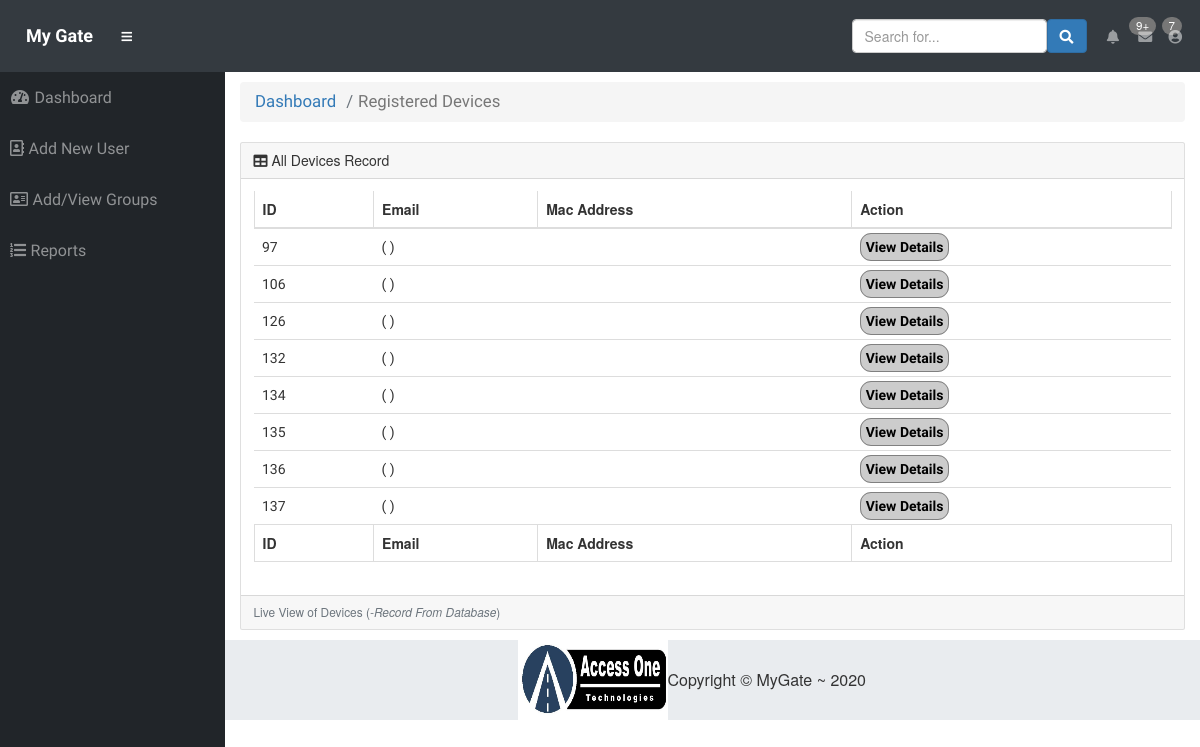
/admin/devices.php (signed in), run on an earlier commit of the app's database.
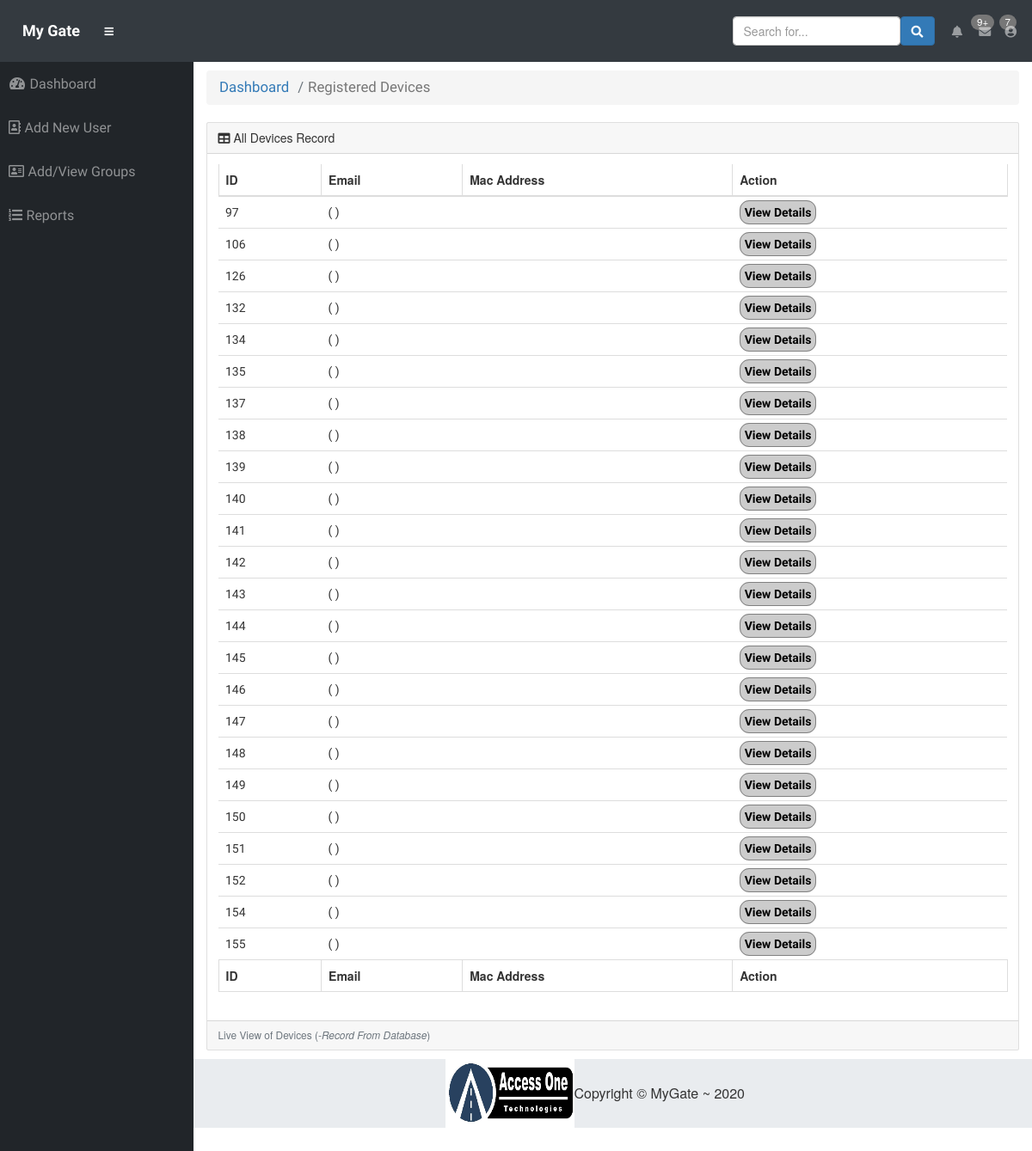
And on a later commit of the database.
### tables this page shows
CREATE TABLE `user_and_devices` (
  `id` int(10) NOT NULL,
  `device_name` varchar(30) NOT NULL,
  `timezone` int(10) NOT NULL,
  `daylight_saving` tinyint(1) NOT NULL,
  `user_id` int(30) NOT NULL,
  `parent_id` int(10) NOT NULL,
  `machine_mac` varchar(64) NOT NULL,
  `mobile_mac` varchar(20) NOT NULL,
  `device_img` varchar(100) NOT NULL DEFAULT 'gate.jfif',
  `is_guest` tinyint(1) NOT NULL DEFAULT '0',
  `guest_name` varchar(20) NOT NULL,
  `action` text NOT NULL,
  `server_request` varchar(100) NOT NULL,
  `alarm` varchar(50) NOT NULL DEFAULT 'none',
  `device_status` text NOT NULL,
  `wifi_lan_ip` varchar(30) NOT NULL,
  `wifi_server_ip` varchar(30) NOT NULL,
  `date_time` varchar(20) NOT NULL,
  `active` tinyint(1) NOT NULL,
  `position_input` varchar(10) NOT NULL,
  `relay` varchar(10) NOT NULL,
  `momentary_time` int(10) NOT NULL,
  `open_btn` tinyint(1) NOT NULL DEFAULT '1',
  `hold_btn` tinyint(1) NOT NULL DEFAULT '1',
  `close_btn` tinyint(1) NOT NULL DEFAULT '1',
  `event` varchar(10) NOT NULL,
  `event_server` varchar(5) DEFAULT 'Lo',
  `position` varchar(10) NOT NULL,
  `relay_from_api` varchar(10) NOT NULL
);

### admin/devices-table-view.php (the view)
        <div class="card mb-3">
          <div class="card-header">
            <i class="fas fa-table"></i>
            All Devices Record</div>
            <?php
            $sql = "SELECT * FROM user_and_devices  WHERE active=1";
            $result = mysqli_query($con, $sql);
            ?>
          <div class="card-body">
            <div class="table-responsive">
              <table class="table table-bordered" id="dataTable" width="100%" cellspacing="0">
                <thead>
                  <tr>
                    <th>ID</th>
                      <th>Email</th>
                      <th>Mac Address</th>
                    <th>Action</th>
                  </tr>
                </thead>
                <tfoot>
                  <tr>
                      <th>ID</th>
                      <th>Email</th>
                      <th>Mac Address</th>
                      <th>Action</th>
                  </tr>
                </tfoot>
                <tbody>
                <?php
                        if (mysqli_num_rows($result) > 0) {
                            while($row = mysqli_fetch_assoc($result)) {
            echo '
        <tr class="odd gradeX" id="device-view-font">
            <td class="center">'.$row["id"].'</td>
            <td>'.$row["email"].' ('. getname($row["email"]).')</td>
            <td>'.$row["mac"].'</td>
            <td class="center"><a class="device-action" href="#" class="deleteaction">View Details</a></td>
        </tr>
            ';
                            }
                        } else {
                            echo "0 results";
                        }
                  ?>
                </tbody>
              </table>
            </div>
          </div>
          <div class="card-footer small text-muted">Live View of Devices (<i>-Record From Database</i>)</div>
        </div>
<?php
function getname($email){
    require '../parts/db.php';
    $query="Select * from users where email='$email'";
    $result = mysqli_query($con, $query);
    $row = mysqli_fetch_array($result,MYSQLI_ASSOC);
    $count = mysqli_num_rows($result);
    if($count == 1) {
        return $row["first_name"].' '.$row['last_name'];
        }
}
?>

### admin/common.php (shortened to what this page needs)
<?php
$dir="../";
?>
    <!DOCTYPE html>
    <html lang="en">
<?php require '../parts/head.php'; ?>
<body id="page-top">
<?php require '../parts/top-nav.php'; ?>
<div id="wrapper">
<?php require 'left-navbar.php'; ?>
    <div id="content-wrapper">
        <div class="container-fluid">
<?php require '../parts/top-pagger.php'; ?>

### parts/head.php (shortened to what this page needs)
<head>
    <link href="<?php echo $dir; ?>vendor/fontawesome-free/css/all.min.css" rel="stylesheet" type="text/css">
    <link href="<?php echo $dir; ?>vendor/datatables/dataTables.bootstrap4.css" rel="stylesheet">
    <link href="<?php echo $dir; ?>css/sb-admin.css" rel="stylesheet">
    <link rel="stylesheet" href="https://use.fontawesome.com/releases/v5.7.2/css/all.css">
    <link rel="stylesheet" href="https://maxcdn.bootstrapcdn.com/bootstrap/3.4.0/css/bootstrap.min.css">
    <link href="<?php echo $dir; ?>css/custom.css?v=<?php echo rand(); ?>" rel="stylesheet">
</head>

### parts/top-nav.php (shortened to what this page needs)
<nav class="navbar navbar-expand navbar-dark bg-dark static-top" style="border-radius: 0px !important;">
<a class="navbar-brand mr-1" href="dashboard.php" id="top-nav-font">My Gate </a>
<button class="btn btn-link btn-sm text-white order-1 order-sm-0" id="sidebarToggle" href="#">
  <i class="fas fa-bars"></i>
</button>
<form class="d-none d-md-inline-block form-inline ml-auto mr-0 mr-md-3 my-2 my-md-0">
  <div class="input-group-lolx" style="display: -webkit-box;">
    <input type="text" class="form-control" placeholder="Search for..." aria-label="Search" aria-describedby="basic-addon2">
    <div class="input-group-append-lolxx">
      <button class="btn btn-primary" type="button">
        <i class="fas fa-search"></i>
      </button>
    </div>
  </div>
</form>
<ul class="navbar-nav ml-auto ml-md-0">
  <li class="nav-item dropdown no-arrow mx-1">
    <a class="nav-link dropdown-toggle" href="#" id="alertsDropdown" role="button" data-toggle="dropdown" aria-haspopup="true" aria-expanded="false">
      <i class="fas fa-bell fa-fw"></i>
      <span class="badge badge-danger" style="margin-top: 8px;font-size: smaller;">9+</span>
    </a>
  </li>
  <li class="nav-item dropdown no-arrow mx-1">
    <a class="nav-link dropdown-toggle" href="#" id="messagesDropdown" role="button" data-toggle="dropdown" aria-haspopup="true" aria-expanded="false">
      <i class="fas fa-envelope fa-fw"></i>
      <span class="badge badge-danger" style="margin-top: 8px;font-size: smaller;">7</span>
    </a>
  </li>
  <li class="nav-item dropdown no-arrow">
    <a class="nav-link dropdown-toggle" href="#" id="userDropdown" role="button" data-toggle="dropdown" aria-haspopup="true" aria-expanded="false">
      <i class="fas fa-user-circle fa-fw"></i>
    </a>
  </li>
</ul>
</nav>

### admin/left-navbar.php (shortened to what this page needs)
<ul class="sidebar navbar-nav">
      <li class="nav-item <?php if($page_title=="Home"){echo "active"; } ?>">
        <a class="nav-link" href="dashboard.php">
          <i class="fas fa-fw fa-tachometer-alt"></i>
          <span>Dashboard</span>
        </a>
      </li>
    <li class="nav-item <?php if($page_title=="Add User"){echo "active"; } ?>">
        <a class="nav-link" href="add-user.php">
            <i class="far fa-address-book"></i>
            <span>Add New User</span>
        </a>
    </li>
    <li class="nav-item <?php if($page_title=="Add New Group"){echo "active"; } ?>">
        <a class="nav-link" href="add-company.php">
            <i class="far fa-address-card"></i>
            <span>Add/View Groups</span>
        </a>
    </li>
    <li class="nav-item <?php if($page_title=="Reports"){echo "active"; } ?>">
        <a class="nav-link" href="reprots.php">
            <i class="fa fa-list-ol" aria-hidden="true"></i>
            <span>Reports</span></a>
    </li>
    </ul>

### parts/top-pagger.php (shortened to what this page needs)
<ol class="breadcrumb">
  <li class="breadcrumb-item">
    <a href="index.php">Dashboard</a>
  </li>
  <li class="breadcrumb-item active"><?php echo $current_page; ?></li>
</ol>

### admin/devices.php (shortened to what this page needs)
<?php
          $page_title="Registered Devices";
          $current_page="Registered Devices" ;
          require 'common.php';
?>
<?php require 'devices-table-view.php'; ?>
      </div>
      <?php require '../parts/footer.php'; ?>
    </div>
  </div>
</body>
</html>

### parts/footer.php
<footer class="sticky-footer" style="width: 100%;position: inherit;padding-left: 30%;">
  <div class="center" style="display: contents;">
  	<img style="width: 150px;" src="<?php echo $dir; ?>images/logo.jpg">
    <div class="copyright text-center my-auto" id="footer-text">
      <span>Copyright © MyGate ~ 2020</span>
    </div>
  </div>
</footer>

### css/custom.css (style rules this page uses)
#top-nav-font { font-family: 'Exo 2', sans-serif; font-weight: bold; }
#device-view-font { font-family: 'Oxygen', sans-serif; }
#wrapper > ul > li.nav-item > a > span { font-family: 'PT Sans', sans-serif; }
#content-wrapper > div > ol > li:nth-child(1) > a,#content-wrapper > div > ol > li.breadcrumb-item { font-family: 'Arimo', sans-serif; }
#footer-text { font-size: initial; }
.device-action { color: black; font-weight: 600; border: 1px solid grey; padding: 5PX; background: #cccccc; border-radius: 11px; }
.nav-item { padding: 5px 0px; }
ol.breadcrumb { font-size: larger; }
#wrapper { margin-top: -20px; }
#wrapper > ul > li > a { font-size: medium; }
#wrapper > ul > li > a > span { font-size: medium; }
html, body { height: 100%; margin: 0; padding: 0; }
#device-view-font td { border-left: none; border-right: none; }

What changed in the data, as far as the page shows it:
removed user_and_devices: id "136"
added user_and_devices: id "138"
added user_and_devices: id "139"
added user_and_devices: id "140"
added user_and_devices: id "141"
added user_and_devices: id "142"
added user_and_devices: id "143"
added user_and_devices: id "144"
added user_and_devices: id "145"
added user_and_devices: id "146"
added user_and_devices: id "147"
added user_and_devices: id "148"
added user_and_devices: id "149"
added user_and_devices: id "150"
added user_and_devices: id "151"
added user_and_devices: id "152"
added user_and_devices: id "154"
added user_and_devices: id "155"
